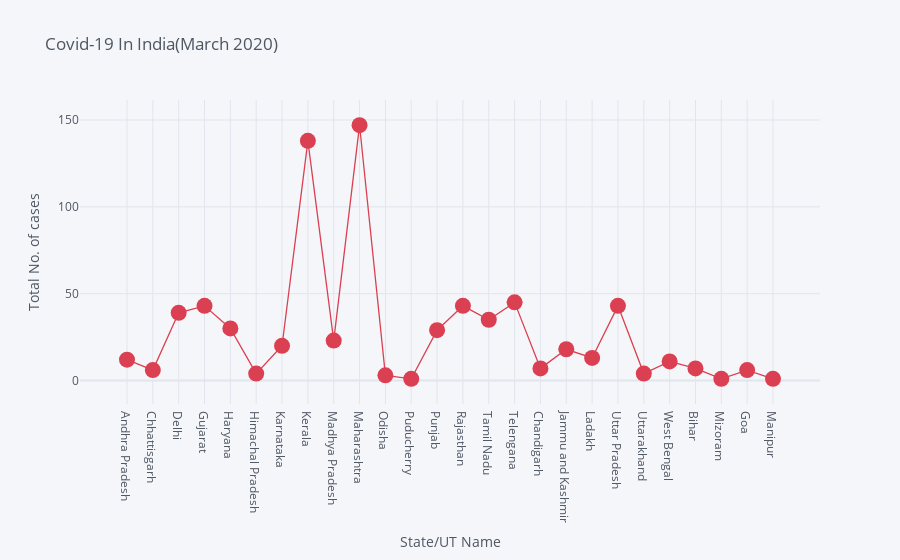

Here is the notebook cell this chart was saved with:
### Markdown cell above
### using plotly

### Code cell
df.iplot(x='State/UT Name', y='Total No. of cases', mode='markers+lines',
        title='Covid-19 In India(March 2020)', xTitle='State/UT Name', yTitle='Total No. of cases', color='Red', size=16)

### Figure 1 — Plotly figure (JSON) as saved in the notebook; plotly's stock layout.template omitted (floating-point values rounded to 4 significant figures)
{"data": [{"line": {"color": "rgba(219, 64, 82, 1.0)", "dash": "solid", "shape": "linear", "width": 1.3}, "marker": {"size": 16, "symbol": "circle"}, "mode": "markers+lines", "name": "Total No. of cases", "text": "", "type": "scatter", "x": ["Andhra Pradesh", "Chhattisgarh", "Delhi", "Gujarat", "Haryana", "Himachal Pradesh", "Karnataka", "Kerala", "Madhya Pradesh", "Maharashtra", "Odisha", "Puducherry", "Punjab", "Rajasthan", "Tamil Nadu", "Telengana", "Chandigarh", "Jammu and Kashmir", "Ladakh", "Uttar Pradesh", "Uttarakhand", "West Bengal", "Bihar", "Mizoram", "Goa", "Manipur"], "y": [12, 6, 39, 43, 30, 4, 20, 138, 23, 147, 3, 1, 29, 43, 35, 45, 7, 18, 13, 43, 4, 11, 7, 1, 6, 1]}], "layout": {"legend": {"bgcolor": "#F5F6F9", "font": {"color": "#4D5663"}}, "paper_bgcolor": "#F5F6F9", "plot_bgcolor": "#F5F6F9", "title": {"font": {"color": "#4D5663"}, "text": "Covid-19 In India(March 2020)"}, "xaxis": {"gridcolor": "#E1E5ED", "showgrid": true, "tickfont": {"color": "#4D5663"}, "title": {"font": {"color": "#4D5663"}, "text": "State/UT Name"}, "zerolinecolor": "#E1E5ED"}, "yaxis": {"gridcolor": "#E1E5ED", "showgrid": true, "tickfont": {"color": "#4D5663"}, "title": {"font": {"color": "#4D5663"}, "text": "Total No. of cases"}, "zerolinecolor": "#E1E5ED"}}}
